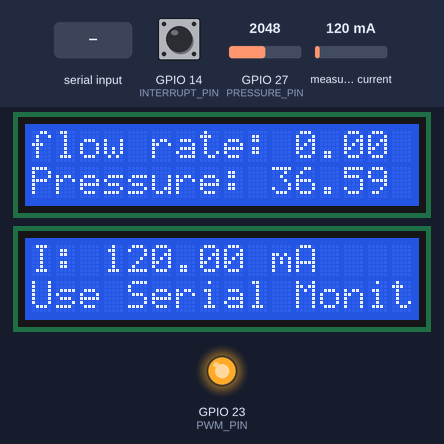
This sketch was run on a simulated ESP32. Shown: 2 × 16×2 character LCD, output pins drawn as LEDs (lit = HIGH). Inputs (shaded band) come from the test bench; at power-on: measured current 120 mA, GPIO 27 (PRESSURE_PIN) = 2048, GPIO 14 (INTERRUPT_PIN) LOW. What the sketch prints to the serial monitor is not drawn.

Above: at 2.3 s.
2.4 s: "90,45\n" received over Serial
At 3.5 s:
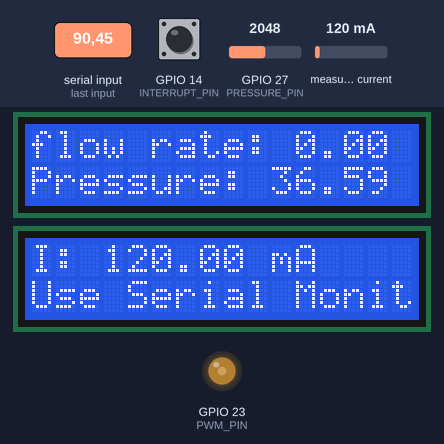
3.9 s: "0\n" received over Serial
At 4.7 s:
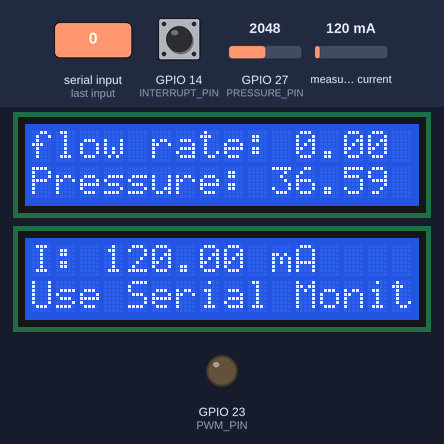
5.4 s: "200\n" received over Serial
At 5.8 s:
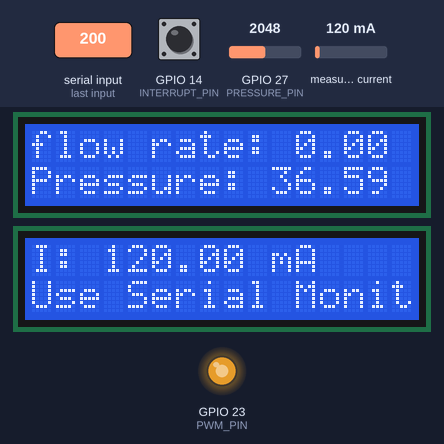
6.9 s: measured current set to 40 mA
At 7.6 s:
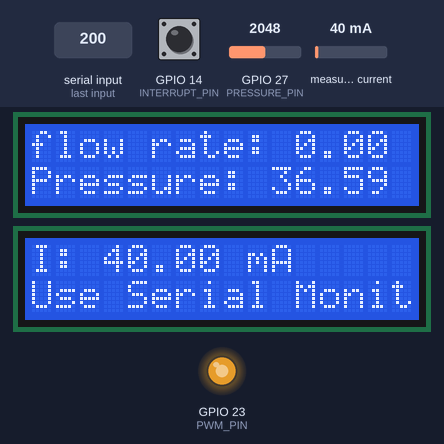
8.7 s: GPIO 27 (PRESSURE_PIN) set to 2866
At 10.2 s:
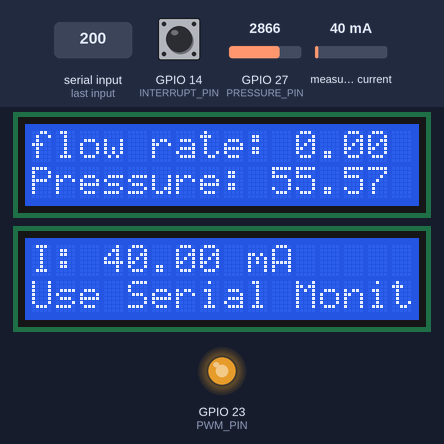
10.7 s: GPIO 14 (INTERRUPT_PIN) pulled HIGH for 0.15 s
At 11.9 s:
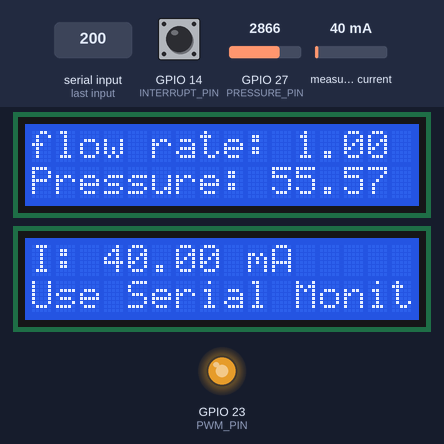
Timing chart, 0 to 13.7 s (numbered marks = the images above; inputs shaded):
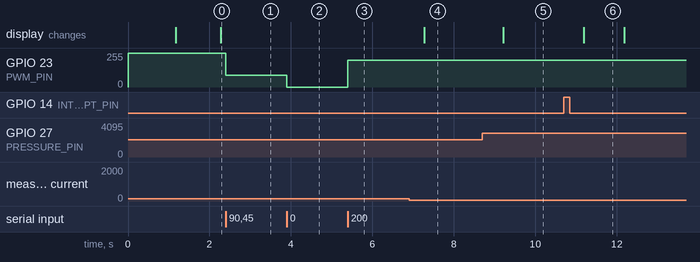

The sketch:

Calibration.ino
```cpp
#include <LiquidCrystal_I2C.h>
#include <Wire.h>
#include <Adafruit_INA219.h>
#include "esp_timer.h"


// 0 if PT, 1 if flow sensor.
volatile int calibrationCase = 1;

// MODIFY HERE ACCORDING TO CALIBRATION VALUES
// reset them to a = 1, b = 0 if recalibrate!
volatile float PT_a = 0.0232;
volatile float PT_b = -10.9232;
volatile float FL_a = 1;
volatile float FL_b = 0;


volatile bool updateLCD = false;
volatile int timerInterval = 10;
Adafruit_INA219 ina219;
#define INTERRUPT_PIN 14
#define PRESSURE_PIN 27
#define PWM_PIN 23
#define PWM_FREQ 5000     // Frequency for PWM signal
#define PWM_RESOLUTION 8  // Resolution for PWM signal in bits
#define PWM_CHANNEL 0     // PWM channel

volatile unsigned long interruptCounter = 0;
unsigned long lastResetTime = 0;
volatile unsigned long lastInterruptTime = 0;
LiquidCrystal_I2C lcd(0x27, 16, 2);  // Change the 0x27  i2c address to your i2c address
LiquidCrystal_I2C lcd2(0x26, 16, 2);
portMUX_TYPE timerMux = portMUX_INITIALIZER_UNLOCKED;

void IRAM_ATTR handleInterrupt() {
  interruptCounter++;
  // lastInterruptTime = millis();  // Record the time of the last pulse
}


hw_timer_t * timer = NULL;
void IRAM_ATTR onTimer() {
  portENTER_CRITICAL_ISR(&timerMux);
  updateLCD = true;
  portEXIT_CRITICAL_ISR(&timerMux);
}


void lcdPrint(float current_mA, float pressureValue, float flowRate) {
  lcd.setCursor(0, 0);
  lcd.print("flow rate: ");
  lcd.print(flowRate);
  lcd.print("       ");
  lcd.setCursor(0, 1);
  lcd.print("Pressure: ");
  lcd.print(pressureValue);
  lcd.print("          ");
  lcd2.setCursor(0, 0);
  lcd2.print("I: ");
  lcd2.print(current_mA);
  lcd2.print(" mA");
  lcd2.print("          ");
  lcd2.setCursor(0, 1);
  lcd2.print("Use Serial Monitor");
  lcd2.print(current_mA);
  lcd2.print("mA");
  lcd2.print("          ");
  return;
}

void setup() {
  pinMode(INTERRUPT_PIN, INPUT_PULLDOWN);
  attachInterrupt(digitalPinToInterrupt(INTERRUPT_PIN), handleInterrupt, RISING);
  pinMode(PRESSURE_PIN, INPUT_PULLDOWN);


  if (!ina219.begin()) {
    Serial.println("Failed to find INA219 chip");
    // while (1) { delay(10); }
  }
  Wire.begin(21, 22);
  Serial.begin(115200);
  timer = timerBegin(0, 80, true);
  timerAttachInterrupt(timer, &onTimer, true);
timerAlarmWrite(timer, 1000000, true);


  // Set up PWM on PWM_PIN
  pinMode(PWM_PIN, OUTPUT);
  ledcSetup(PWM_CHANNEL, PWM_FREQ, PWM_RESOLUTION);
  ledcAttachPin(PWM_PIN, PWM_CHANNEL);
  ledcWrite(PWM_CHANNEL, 255);


  // lcd.begin(16,2);
  // lcd.begin(16, 2);
  lcd.init();
  lcd.backlight();

  lcd2.init();
  lcd2.backlight();


  lcd.clear();
  lcd2.clear();

  lcd.setCursor(1, 0);
  // lcd.print("Hello, world!");
  lcd.print("Air Supply");
  lcd.setCursor(3, 1);
  lcd.print("Screen 1");

  lcd2.setCursor(1, 0);
  lcd2.print("Air Supply");
  lcd2.setCursor(3, 1);
  lcd2.print("Screen 2");
  delay(1000);

  lcd.clear();
  lcd2.clear();

  timerAlarmEnable(timer);
}

void loop() {
  unsigned long currentTime = millis();
  float current_mA = ina219.getCurrent_mA();


  // If 1 second has passed since the last reset
  if (currentTime - lastResetTime >= timerInterval) {
    lastResetTime = currentTime;

      // timerInterval = 10;
         // Read and print the pressure transducer value
    float pressureValue = analogRead(PRESSURE_PIN) * PT_a + PT_b;
    // Read and calculate flow rate

      // Serial.println(pressureValue);

    if (updateLCD) { // every one second
      noInterrupts();
     // get current meter value
      float count = interruptCounter;
      interruptCounter = 0;
      unsigned long timeSinceLastPulse = currentTime - lastInterruptTime;
      interrupts();

      float flowRate = count * FL_a + FL_b;

      // Serial.println(flowRate);
      lcdPrint(current_mA, pressureValue, flowRate);
      updateLCD = false;
      if (calibrationCase == 0) {
        Serial.println(pressureValue);
      } else if (calibrationCase == 1) {
        Serial.println(flowRate);
      }
    }

  } else {
   if (Serial.available() > 0) {
     String inputString = Serial.readStringUntil('\n');
     inputString.trim();
     int inputInt = inputString.toInt();

    //  if (inputInt == 0) {
    //    calibrationCase = 0;
    //  } else if (inputInt == 1) {
    //    calibrationCase = 1;
    //  }
    ledcWrite(PWM_CHANNEL, inputInt);
   }
  }
}
```

Measured:
- after the input at 2.4 s, GPIO 23 (PWM_PIN): 255/255 → 90/255 at once
- after the input at 3.9 s, GPIO 23 (PWM_PIN): 90/255 → 0/255 at once
- after the input at 5.4 s, GPIO 23 (PWM_PIN): 0/255 → 199/255 at once
- after the input at 6.9 s, the display: changes after 0.38 s (image 4)
- after the input at 8.7 s, the display: changes after 0.51 s (image 5)
- after the input at 10.7 s, the display: changes after 0.49 s (image 6)
- what the display in image 6 shows lasts 1.0 s, from 11.2 s to 12.2 s
